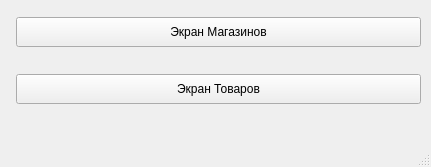
<?xml version="1.0" encoding="UTF-8"?>
<ui version="4.0">
 <class>MainWindow</class>
 <widget class="QMainWindow" name="MainWindow">
  <property name="geometry">
   <rect>
    <x>0</x>
    <y>0</y>
    <width>431</width>
    <height>167</height>
   </rect>
  </property>
  <property name="sizePolicy">
   <sizepolicy hsizetype="Expanding" vsizetype="Expanding">
    <horstretch>0</horstretch>
    <verstretch>0</verstretch>
   </sizepolicy>
  </property>
  <property name="windowTitle">
   <string>ИС Снабжение</string>
  </property>
  <widget class="QWidget" name="centralwidget">
   <property name="sizePolicy">
    <sizepolicy hsizetype="Preferred" vsizetype="Expanding">
     <horstretch>0</horstretch>
     <verstretch>0</verstretch>
    </sizepolicy>
   </property>
   <widget class="QWidget" name="formLayoutWidget">
    <property name="geometry">
     <rect>
      <x>0</x>
      <y>0</y>
      <width>431</width>
      <height>121</height>
     </rect>
    </property>
    <layout class="QFormLayout" name="formLayout">
     <property name="sizeConstraint">
      <enum>QLayout::SizeConstraint::SetDefaultConstraint</enum>
     </property>
     <property name="labelAlignment">
      <set>Qt::AlignmentFlag::AlignCenter</set>
     </property>
     <property name="formAlignment">
      <set>Qt::AlignmentFlag::AlignCenter</set>
     </property>
     <property name="verticalSpacing">
      <number>10</number>
     </property>
     <property name="leftMargin">
      <number>10</number>
     </property>
     <property name="rightMargin">
      <number>10</number>
     </property>
     <item row="1" column="1">
      <widget class="QPushButton" name="goodsButton">
       <property name="sizePolicy">
        <sizepolicy hsizetype="Expanding" vsizetype="Expanding">
         <horstretch>0</horstretch>
         <verstretch>0</verstretch>
        </sizepolicy>
       </property>
       <property name="maximumSize">
        <size>
         <width>16777215</width>
         <height>30</height>
        </size>
       </property>
       <property name="text">
        <string>Экран Товаров</string>
       </property>
      </widget>
     </item>
     <item row="0" column="1">
      <widget class="QPushButton" name="shopsButton">
       <property name="sizePolicy">
        <sizepolicy hsizetype="Expanding" vsizetype="Expanding">
         <horstretch>0</horstretch>
         <verstretch>0</verstretch>
        </sizepolicy>
       </property>
       <property name="maximumSize">
        <size>
         <width>16777215</width>
         <height>30</height>
        </size>
       </property>
       <property name="text">
        <string>Экран Магазинов</string>
       </property>
      </widget>
     </item>
    </layout>
   </widget>
  </widget>
  <widget class="QMenuBar" name="menubar">
   <property name="geometry">
    <rect>
     <x>0</x>
     <y>0</y>
     <width>431</width>
     <height>21</height>
    </rect>
   </property>
  </widget>
  <widget class="QStatusBar" name="statusbar"/>
 </widget>
 <resources/>
 <connections/>
</ui>
